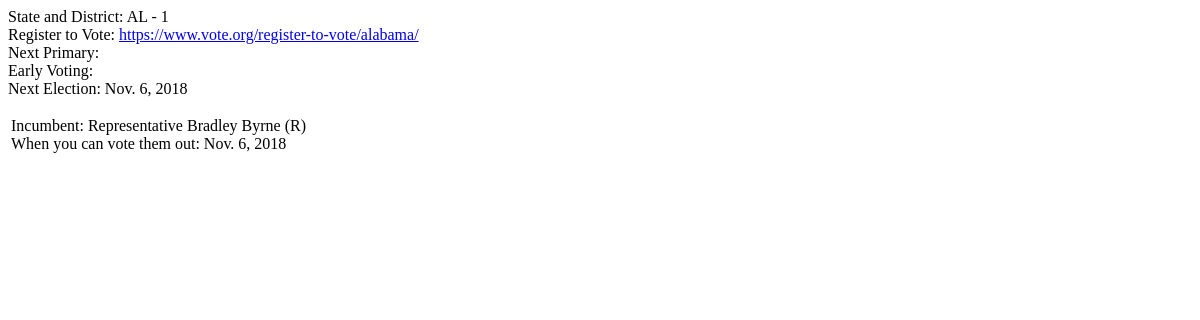
/district/AL-1/, run on an earlier commit of the app's database.
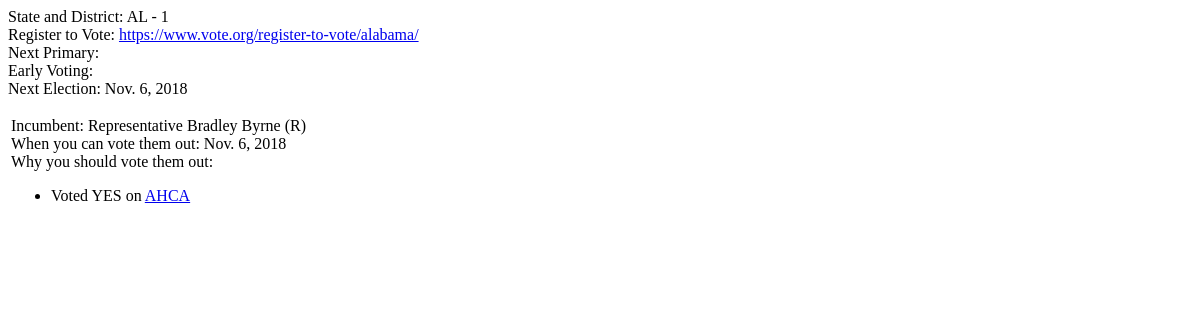
And on a later commit of the database.
### federal/models.py (models this page shows, shortened)
class Candidate(models.Model):
    active = models.BooleanField(default=True)
    incumbent = models.BooleanField(default=False)
    party = models.CharField(max_length=1, choices=PARTY_CHOICES)
    term_end = models.DateField('Term End', null=True, blank=True)
    district = models.ForeignKey(District)
    position = models.CharField(max_length=200, choices=POSITION_CHOICES)
    name = models.CharField(max_length=200)
    url = models.CharField(max_length=200, null=True, blank=True)
    twitter_handle = models.CharField(max_length=100, null=True, blank=True)
    facebook_url = models.CharField(max_length=200, null=True, blank=True)
    reasons_to_keep = models.TextField('Reasons to Keep/Elect', null=True, blank=True)
    reasons_to_vote_out = models.TextField(null=True, blank=True)
    bio = models.TextField(null=True, blank=True)
    comments = models.TextField(null=True, blank=True)
    class Meta:
        ordering = ["district", "position"]
        unique_together = ("name", "district")

### federal/views.py (the view)
# urls.py: url(r'^district/(?P<district>.+)/$',   views.by_district,    name='by_district'),
def by_district(request, district):
    state, dist = district.split('-', 1)
    d = District.objects.get(state=state, district=dist)
    i = Candidate.objects.filter(district=d.id, active=True, incumbent=True)
    ic = Candidate.objects.filter(district=d.id, active=True, incumbent=False)
    context = {
        'district': d,
        'incumbent': i,
        'candidates': ic,
    }
    return render(request, 'federal/district.html', context)

### federal/templates/federal/district.html (shortened to what this page needs)
<p>
    State and District: {{ district.state }} - {{ district.district }}<br>
    Register to Vote: <a href="{{ district.voter_reg_url.url }}" target="new">{{ district.voter_reg_url.url }}</a><br>
    Next Primary: {% if district.next_primary_date %}{{ district.next_primary_date }}{% endif %}<br>
    Early Voting: <br>
    Next Election: {% if district.next_election_date %}{{ district.next_election_date }}{% endif %}<br>
</p>
<table width="100%">
  <tr valign="top">
    <td width="40%">
        {% if incumbent %}
            {%for i in incumbent %}
                <p>
                Incumbent: {{ i.position }} {{ i.name }} ({{ i.party }})<br>
                {% if i.party == 'R' %}
                    When you can vote them out:
                    {% if i.term_end %}
                        {{ i.term_end }}
                    {% endif %}<br>
                    {% if i.reasons_to_vote_out %}
                        Why you should vote them out:
                        <ul>{{ i.reasons_to_vote_out |safe }}</ul>
                    {% endif %}
                {% endif %}
                </p>
            {% endfor %}
        {% endif %}
    </td>
    <td width="55%">
    </td>
  </tr>
</table>

What changed in the data, as far as the page shows it:
changed Candidate "Representative": reasons_to_vote_out (not shown) → "Voted YES on AHCA"
